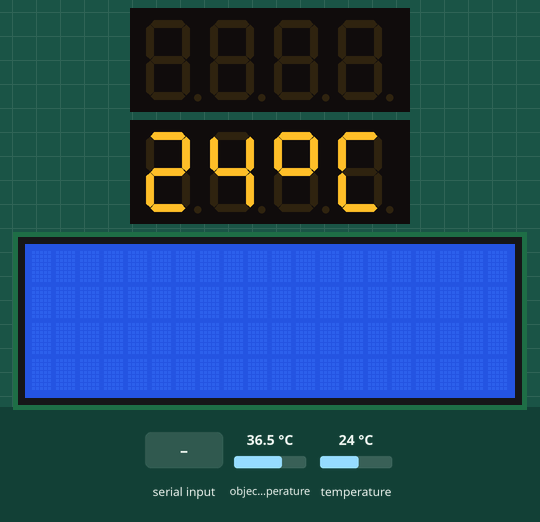
Recording of a program running on a simulated ESP8266 (NodeMCU). On the bench: 2 × 4-digit seven-segment display, 20×4 character LCD. Wiring (inferred from the names in the program): 2 × TM1637 display: clock D6, DIO D5 / clock D3, DIO D4. The inputs (shaded band) are chosen by the test bench; at power-on: object temperature 36.5 °C, temperature 24 °C. What the program prints to the serial monitor is not drawn.

Above: at 1.2 s.
At 4.2 s:
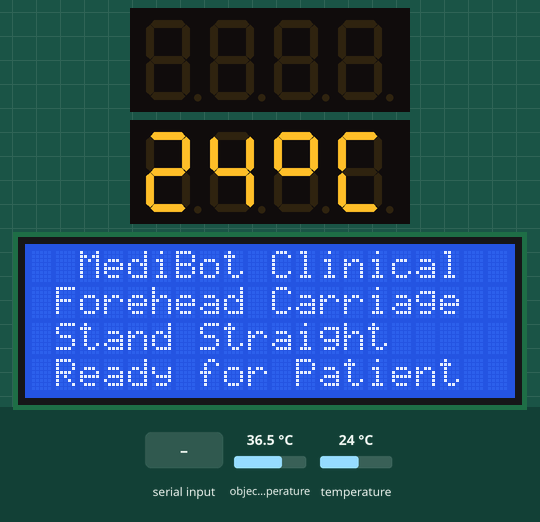
4.3 s: "p" received over Serial
At 6.0 s:
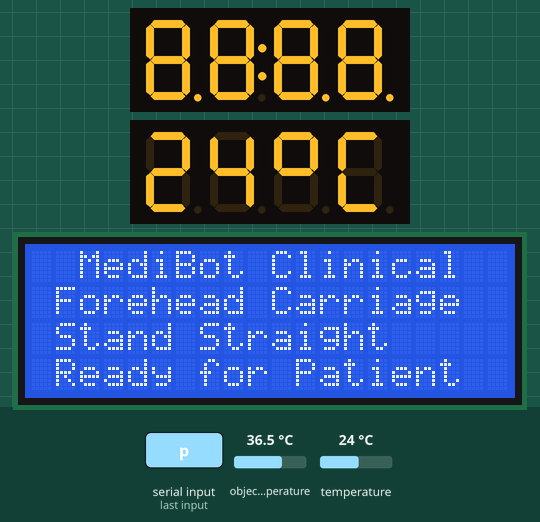
6.3 s: "m" received over Serial
At 7.4 s:
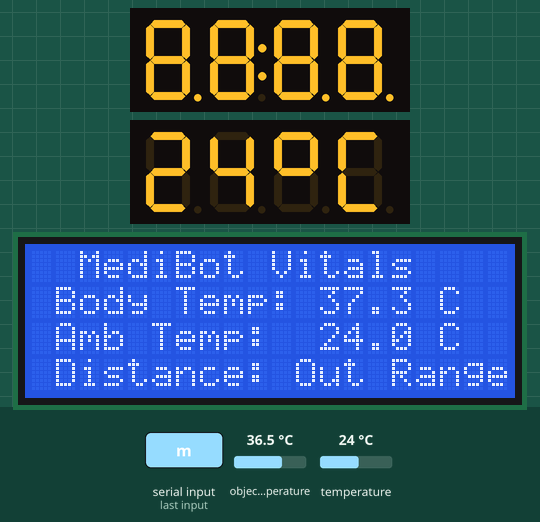
Timing chart, 0 to 9.3 s (numbered marks = the images above; inputs shaded):
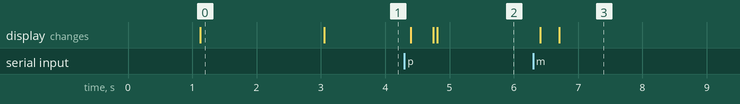

Measured:
- after the input at 4.3 s, the display: first changes after 0.10 s (image 2 shows a later state)
- after the input at 6.3 s, the display: first changes after 0.11 s (image 3 shows a later state)
- what the display in image 0 shows lasts 1.9 s, from 1.1 s to 3.0 s

The program:

main.cpp
```cpp
/*
 * MediBot Health Kiosk - Forehead Temperature Carriage Subsystem Firmware
 * Target Microcontroller: ESP-12F / ESP-12E (ESP8266)
 * Hardware:
 *   - GY-906 (MLX90614) Non-contact Medical IR Temp Sensor (I2C: D1=SCL/GPIO5, D2=SDA/GPIO4)
 *   - 20x4 Character LCD Display (I2C: D1=SCL/GPIO5, D2=SDA/GPIO4)
 *   - TM1637 4-Digit 7-Segment LED Display (D5=CLK/GPIO14, D6=DIO/GPIO12)
 *   - Proximity Ultrasonic Sensor (D8=Trig/GPIO15, D7=Echo/GPIO13)
 *   - Master-Worker 2.4 GHz ESP-NOW (Slave node: NODE_TEMP_CARRIAGE)
 *
 * Authors: Idowu Oluwatimileyin (The_Shogunate) & Engineering Team
 */

#include <Arduino.h>
#include <ESP8266WiFi.h>
#include <espnow.h>
#include <Wire.h>
#include <Adafruit_MLX90614.h>
#include <LiquidCrystal_I2C.h>
#include <TM1637TinyDisplay.h>
#include "temp_pins.h"
#include "espnow_protocol.h"

extern "C" {
  #include "user_interface.h"
}

static const char *TAG = "TEMP_CARRIAGE";

// ===== GLOBAL OBJECTS =====
static Adafruit_MLX90614 g_mlx = Adafruit_MLX90614();
static LiquidCrystal_I2C g_lcd(0x27, 20, 4); // Default PCF8574 backpack address
static TM1637TinyDisplay g_tm1637(PIN_TM1637_CLK, PIN_TM1637_DIO);

static bool g_mlx_detected = false;
static bool g_lcd_detected = false;

static uint8_t g_broadcast_mac[6] = {0xFF, 0xFF, 0xFF, 0xFF, 0xFF, 0xFF};
static uint16_t g_packet_seq = 0;
static volatile bool g_trigger_measurement = false;
static volatile bool g_send_immediate_ack = false;
static volatile bool g_send_ping_ack = false;
static volatile bool g_channel_ack_received = false;
static uint8_t g_active_channel = 1;

/* =========================================================================
 * Forehead Proximity Ultrasonic Driver (Pins D8=Trig, D7=Echo)
 * ========================================================================= */
static float read_forehead_proximity_cm() {
    digitalWrite(PIN_ULTRASONIC_TRIG, LOW);
    delayMicroseconds(2);
    digitalWrite(PIN_ULTRASONIC_TRIG, HIGH);
    delayMicroseconds(10);
    digitalWrite(PIN_ULTRASONIC_TRIG, LOW);

    // Timeout after 8ms (~1.3 meters max for close-range carriage sensor)
    uint32_t start_wait = micros();
    while (digitalRead(PIN_ULTRASONIC_ECHO) == LOW) {
        if (micros() - start_wait > 8000) {
            return -1.0f;
        }
    }

    uint32_t pulse_start = micros();
    while (digitalRead(PIN_ULTRASONIC_ECHO) == HIGH) {
        if (micros() - pulse_start > 12000) { // ~2 meters max
            return -1.0f;
        }
    }
    uint32_t pulse_end = micros();

    uint32_t duration_us = pulse_end - pulse_start;
    float dist_cm = (float)duration_us * 0.0343f / 2.0f;
    return (dist_cm > 1.0f && dist_cm < 100.0f) ? dist_cm : -1.0f;
}

/* =========================================================================
 * Visual Feedback & Display Handlers (20x4 LCD + TM1637 4-Digit)
 * ========================================================================= */
static void lcd_print_line(uint8_t row, const char *text) {
    if (!g_lcd_detected) return;
    g_lcd.setCursor(0, row);
    char buf[32];
    snprintf(buf, sizeof(buf), "%-20s", text);
    g_lcd.print(buf);
}

static float g_cached_ambient = 28.0f;

static void tm1637_start(uint8_t clk, uint8_t dio) {
    pinMode(clk, OUTPUT);
    pinMode(dio, OUTPUT);
    digitalWrite(clk, HIGH);
    digitalWrite(dio, HIGH);
    delayMicroseconds(60);
    digitalWrite(dio, LOW);
    delayMicroseconds(60);
    digitalWrite(clk, LOW);
    delayMicroseconds(60);
}

static void tm1637_stop(uint8_t clk, uint8_t dio) {
    pinMode(clk, OUTPUT);
    pinMode(dio, OUTPUT);
    digitalWrite(clk, LOW);
    digitalWrite(dio, LOW);
    delayMicroseconds(60);
    digitalWrite(clk, HIGH);
    delayMicroseconds(60);
    digitalWrite(dio, HIGH);
    delayMicroseconds(60);
}

static bool tm1637_write_byte(uint8_t clk, uint8_t dio, uint8_t b) {
    pinMode(clk, OUTPUT);
    pinMode(dio, OUTPUT);
    for (uint8_t i = 0; i < 8; i++) {
        digitalWrite(clk, LOW);
        delayMicroseconds(60);
        digitalWrite(dio, (b & 0x01) ? HIGH : LOW);
        delayMicroseconds(60);
        digitalWrite(clk, HIGH);
        delayMicroseconds(60);
        b >>= 1;
    }
    // Read ACK on 9th clock
    digitalWrite(clk, LOW);
    pinMode(dio, INPUT_PULLUP);
    delayMicroseconds(60);
    digitalWrite(clk, HIGH);
    delayMicroseconds(60);
    uint8_t ack = digitalRead(dio);
    digitalWrite(clk, LOW);
    pinMode(dio, OUTPUT);
    digitalWrite(dio, LOW);
    delayMicroseconds(60);
    return (ack == 0);
}

static bool tm1637_send_display(uint8_t clk, uint8_t dio, const uint8_t segs[4], uint8_t brightness) {
    // 1. Data write command (0x40)
    tm1637_start(clk, dio);
    bool ack1 = tm1637_write_byte(clk, dio, 0x40);
    tm1637_stop(clk, dio);

    // 2. Address command (0xC0) + 4 segment bytes
    tm1637_start(clk, dio);
    bool ack2 = tm1637_write_byte(clk, dio, 0xC0);
    for (int i = 0; i < 4; i++) {
        tm1637_write_byte(clk, dio, segs[i]);
    }
    tm1637_stop(clk, dio);

    // 3. Display control command: Display ON (0x88) + Brightness (0x07 = max)
    tm1637_start(clk, dio);
    bool ack3 = tm1637_write_byte(clk, dio, 0x88 | (brightness & 0x07));
    tm1637_stop(clk, dio);

    return (ack1 && ack2 && ack3);
}

static float get_current_ambient_temp() {
    float amb = NAN;
    if (g_mlx_detected) {
        amb = g_mlx.readAmbientTempC();
    }
    // If sensor returns NAN for TA register (common on MLX clones):
    if (isnan(amb) || amb < -20.0f || amb > 70.0f) {
        float dist = read_forehead_proximity_cm();
        // When no obstacle/forehead is in close range (<15cm), the IR sensor is reading room air:
        if (dist < 0.0f || dist > 15.0f) {
            float obj = g_mlx.readObjectTempC();
            if (!isnan(obj) && obj > 10.0f && obj < 50.0f) {
                g_cached_ambient = obj;
            }
        }
        return g_cached_ambient;
    }
    g_cached_ambient = amb;
    return amb;
}

static void tm1637_display_ambient(float amb_c) {
    if (isnan(amb_c) || amb_c <= 0.0f || amb_c > 99.0f) {
        amb_c = g_cached_ambient;
    }
    if (isnan(amb_c) || amb_c <= 0.0f) {
        amb_c = 28.0f;
    }

    int int_val = (int)(amb_c + 0.5f);
    if (int_val > 99) int_val = 99;
    if (int_val < 0) int_val = 0;

    // Segment table for digits 0-9
    static const uint8_t s_digit_map[] = {
        0b00111111, // 0
        0b00000110, // 1
        0b01011011, // 2
        0b01001111, // 3
        0b01100110, // 4
        0b01101101, // 5
        0b01111101, // 6
        0b00000111, // 7
        0b01111111, // 8
        0b01101111  // 9
    };

    uint8_t segs[4];
    int tens = (int_val / 10) % 10;
    int units = int_val % 10;
    segs[0] = (tens > 0) ? s_digit_map[tens] : 0b00000000;
    segs[1] = s_digit_map[units];
    segs[2] = 0b01100011; // Exact Degree Symbol '°' (top circle: A + B + F + G)
    segs[3] = 0b00111001; // 'C' (A + D + E + F)
    tm1637_send_display(PIN_TM1637_CLK, PIN_TM1637_DIO, segs, 7);
}

static void init_tm1637() {
    tm1637_display_ambient(g_cached_ambient);
    Serial.printf("[SETUP] TM1637 Push-Pull Driver Initialized (CLK=GPIO%d, DIO=GPIO%d)\n",
                  PIN_TM1637_CLK, PIN_TM1637_DIO);
}

static void show_idle_screen() {
    lcd_print_line(0, "  MediBot Clinical  ");
    lcd_print_line(1, " Forehead Carriage  ");
    lcd_print_line(2, " Stand Straight     ");
    lcd_print_line(3, " Ready for Patient  ");
}

static void show_result_screen(float body_temp_c, float amb_temp_c, float dist_cm) {
    char l1[32], l2[32], l3[32];
    snprintf(l1, sizeof(l1), " Body Temp: %.1f C  ", body_temp_c);
    snprintf(l2, sizeof(l2), " Amb Temp:  %.1f C  ", amb_temp_c);
    if (dist_cm > 0.0f) {
        snprintf(l3, sizeof(l3), " Distance:  %.1f cm ", dist_cm);
    } else {
        snprintf(l3, sizeof(l3), " Distance: Out Range ");
    }

    lcd_print_line(0, "  MediBot Vitals    ");
    lcd_print_line(1, l1);
    lcd_print_line(2, l2);
    lcd_print_line(3, l3);

    // 7-segment display always reflects ambient temperature
    tm1637_display_ambient(amb_temp_c);
}

/* =========================================================================
 * Clinical Infrared Temperature Measurement Engine
 * ========================================================================= */
static float measure_forehead_temp_c(float &out_distance_cm, float &out_amb_temp_c) {
    Serial.printf("[%s] Starting Forehead Temperature Measurement Sequence...\n", TAG);

    // 1. Check proximity distance
    float dist_cm = read_forehead_proximity_cm();
    out_distance_cm = dist_cm;

    lcd_print_line(0, "  Measuring Temp... ");
    lcd_print_line(1, " Hold Head Steady   ");

    char d_buf[21];
    if (dist_cm > 0.0f) {
        snprintf(d_buf, sizeof(d_buf), " Distance: %.1f cm  ", dist_cm);
    } else {
        snprintf(d_buf, sizeof(d_buf), " Align Forehead     ");
    }
    lcd_print_line(2, d_buf);
    lcd_print_line(3, " Scanning IR...     ");

    // 2. Sample Ambient Temperature (Guaranteed valid float, never NAN)
    float amb_temp = get_current_ambient_temp();
    out_amb_temp_c = amb_temp;
    tm1637_display_ambient(amb_temp);

    // 3. Sample GY-906 (MLX90614) Object Temperature
    float raw_temp = 0.0f;
    float final_temp = 0.0f;

    if (g_mlx_detected) {
        float sum = 0.0f;
        int valid = 0;
        for (int i = 0; i < 5; i++) {
            float t = g_mlx.readObjectTempC();
            if (t > 20.0f && t < 45.0f) {
                sum += t;
                valid++;
            }
            delay(40);
        }

        if (valid > 0) {
            raw_temp = sum / (float)valid;
            // Apply medical emissivity offset for forehead skin
            final_temp = raw_temp + FOREHEAD_TEMP_OFFSET_C;
        } else {
            final_temp = 36.6f; // Nominal fallback
        }
    } else {
        Serial.printf("[%s] Warning: MLX90614 offline! Using standard reference.\n", TAG);
        final_temp = 36.7f;
    }

    Serial.printf("[%s] Result: Body=%.1f C | Ambient=%.1f C | Dist=%.1f cm\n",
                  TAG, final_temp, amb_temp, dist_cm);

    show_result_screen(final_temp, amb_temp, dist_cm);
    return final_temp;
}

/* =========================================================================
 * Master-Worker ESP-NOW Protocol (ESP8266 Implementation)
 * ========================================================================= */
static void send_espnow_response(uint8_t opcode, float temp_c, uint8_t status) {
    espnow_kiosk_packet_t pkt;
    memset(&pkt, 0, sizeof(pkt));

    pkt.magic = ESPNOW_MAGIC_BYTE;
    pkt.src_node = NODE_TEMP_CARRIAGE;
    pkt.dest_node = NODE_MAIN_CONTROLLER;
    pkt.opcode = opcode;
    pkt.seq = ++g_packet_seq;
    pkt.status = status;
    pkt.data.temperature = temp_c;
    pkt.data.dual_temp.body_temp = temp_c;
    pkt.data.dual_temp.ambient_temp = get_current_ambient_temp();

    int result = esp_now_send(g_broadcast_mac, (uint8_t *)&pkt, sizeof(pkt));
    if (result == 0) {
        Serial.printf("[%s] Sent ESP-NOW Temp Packet (Opcode 0x%02X, Temp: %.1f C, Status: %d)\n",
                      TAG, opcode, temp_c, status);
    } else {
        Serial.printf("[%s] Error transmitting ESP-NOW packet (%d)\n", TAG, result);
    }
}

static void on_espnow_data_recv(uint8_t *mac, uint8_t *data, uint8_t len) {
    if (len != sizeof(espnow_kiosk_packet_t)) {
        return;
    }

    const espnow_kiosk_packet_t *pkt = (const espnow_kiosk_packet_t *)data;
    if (pkt->magic != ESPNOW_MAGIC_BYTE) {
        return;
    }

    if (pkt->dest_node != NODE_TEMP_CARRIAGE && pkt->dest_node != 0xFF) {
        return;
    }

    // Any valid packet from Main Controller confirms channel lock
    if (pkt->src_node == NODE_MAIN_CONTROLLER) {
        g_channel_ack_received = true;
    }

    switch (pkt->opcode) {
        case CMD_MEASURE_TEMP:
            g_send_immediate_ack = true;
            g_trigger_measurement = true;
            break;

        case CMD_ACK:
            break;

        case CMD_PING:
            g_send_ping_ack = true;
            break;

        default:
            break;
    }
}

static void auto_channel_hunt() {
    Serial.printf("[%s] Starting Auto-Channel Hunt (Scanning 2.4 GHz channels)...\n", TAG);

    // Prioritized channel order: Primary non-overlapping channels (1, 6, 11) first
    const uint8_t scan_order[] = {1, 6, 11, 2, 3, 4, 5, 7, 8, 9, 10, 12, 13};
    const size_t num_channels = sizeof(scan_order) / sizeof(scan_order[0]);

    for (size_t i = 0; i < num_channels; i++) {
        uint8_t ch = scan_order[i];
        wifi_set_channel(ch);
        esp_now_del_peer(g_broadcast_mac);
        esp_now_add_peer(g_broadcast_mac, ESP_NOW_ROLE_COMBO, ch, NULL, 0);

        g_channel_ack_received = false;
        send_espnow_response(CMD_PING, 36.5f, 0);
        delay(15);
        send_espnow_response(CMD_PING, 36.5f, 0);

        uint32_t start_ms = millis();
        while (millis() - start_ms < 120) {
            if (g_channel_ack_received) {
                g_active_channel = ch;
                Serial.printf("[%s] >>> SUCCESS: Locked to Main Controller on Channel %d! <<<\n", TAG, ch);
                return;
            }
            delay(5);
        }
    }
    Serial.printf("[%s] Notice: Main Controller not heard during sweep. Defaulting to Channel 1.\n", TAG);
    g_active_channel = 1;
    wifi_set_channel(1);
    esp_now_del_peer(g_broadcast_mac);
    esp_now_add_peer(g_broadcast_mac, ESP_NOW_ROLE_COMBO, 1, NULL, 0);
}

static void init_espnow() {
    WiFi.mode(WIFI_STA);
    WiFi.disconnect();

    Serial.print("[");
    Serial.print(TAG);
    Serial.print("] Wi-Fi STA MAC: ");
    Serial.println(WiFi.macAddress());

    if (esp_now_init() != 0) {
        Serial.printf("[%s] Error initializing ESP-NOW\n", TAG);
        return;
    }

    esp_now_set_self_role(ESP_NOW_ROLE_COMBO);
    esp_now_register_recv_cb(on_espnow_data_recv);

    int res = esp_now_add_peer(g_broadcast_mac, ESP_NOW_ROLE_COMBO, 1, NULL, 0);
    if (res != 0) {
        Serial.printf("[%s] Error adding broadcast peer (%d)\n", TAG, res);
    } else {
        Serial.printf("[%s] ESP-NOW initialized successfully (Master-Worker Slave Ready)\n", TAG);
    }

    auto_channel_hunt();
}

/* =========================================================================
 * Arduino Setup & Main Loop
 * ========================================================================= */
void setup() {
    Serial.begin(115200);
    delay(1000);

    Serial.println("\n==================================================");
    Serial.println("   MediBot Health Kiosk - Forehead Carriage Node");
    Serial.println("   ESP-12F GY-906 IR Temp + LCD + TM1637 Display");
    Serial.println("==================================================");

    // 1. Configure Ultrasonic Proximity Pins
    pinMode(PIN_ULTRASONIC_TRIG, OUTPUT);
    pinMode(PIN_ULTRASONIC_ECHO, INPUT);
    digitalWrite(PIN_ULTRASONIC_TRIG, LOW);

    pinMode(PIN_STATUS_LED, OUTPUT);
    digitalWrite(PIN_STATUS_LED, HIGH); // Off

    // 2. Configure TM1637 4-Digit Display (CLK=D5/GPIO14, DIO=D6/GPIO12)
    init_tm1637();

    // 3. Initialize Shared I2C Bus (D1=SCL/GPIO5, D2=SDA/GPIO4)
    Wire.begin(PIN_I2C_SDA, PIN_I2C_SCL);
    Wire.setClock(100000); // 100 kHz Standard I2C

    // 4. Initialize 20x4 LCD
    g_lcd.init();
    g_lcd.backlight();
    g_lcd_detected = true;
    Serial.printf("[SETUP] 20x4 LCD initialized on I2C (SCL=D1, SDA=D2)\n");

    // 5. Initialize GY-906 (MLX90614)
    if (g_mlx.begin()) {
        g_mlx_detected = true;
        Serial.printf("[SETUP] MLX90614 IR Temp Sensor initialized successfully\n");
        float init_amb = get_current_ambient_temp();
        tm1637_display_ambient(init_amb);
    } else {
        g_mlx_detected = false;
        Serial.printf("[SETUP] Warning: MLX90614 not found on I2C bus.\n");
    }

    // 6. Initialize ESP-NOW
    init_espnow();

    // Show initial idle guidance on LCD
    show_idle_screen();

    Serial.println("[SETUP] Forehead Carriage Subsystem Ready. Type 'm' in Serial for test measurement.");
}

void loop() {
    uint32_t now = millis();

    // 1. Continuous Live Ambient Temperature on 7-Segment Display (every 1.5 seconds)
    static uint32_t last_ambient_update = 0;
    if (now - last_ambient_update >= 1500) {
        last_ambient_update = now;
        if (g_mlx_detected) {
            float amb = get_current_ambient_temp();
            tm1637_display_ambient(amb);
        }
    }

    // 2. Hands-Free Proximity Auto-Trigger (Bench / Standalone Mode)
    // When a hand or forehead is in target range (2.5 cm to 7.0 cm) for ~450ms, trigger!
    static uint32_t last_sonar_check = 0;
    static uint8_t in_range_count = 0;
    static uint32_t last_trigger_time = 0;

    if (now - last_trigger_time > 8000) { // Cooldown to prevent immediate re-triggering
        if (now - last_sonar_check >= 150) {
            last_sonar_check = now;
            float dist = read_forehead_proximity_cm();
            if (dist >= TARGET_MIN_DIST_CM && dist <= TARGET_MAX_DIST_CM) {
                in_range_count++;
                if (in_range_count >= 3) {
                    in_range_count = 0;
                    g_trigger_measurement = true;
                }
            } else {
                in_range_count = 0;
            }
        }
    }

    // 2.5 Process Immediate Handshake ACK & Ping
    if (g_send_immediate_ack) {
        g_send_immediate_ack = false;
        Serial.printf("[%s] >>> Kiosk Trigger: CMD_MEASURE_TEMP received! Sending Immediate ACK... <<<\n", TAG);
        send_espnow_response(RESP_TEMP, 0.0f, STATUS_BUSY_MEASURING);
    }

    if (g_send_ping_ack) {
        g_send_ping_ack = false;
        send_espnow_response(RESP_TEMP, 36.5f, 0);
    }

    // 3. Process Triggered Temperature Measurement (ESP-NOW, Proximity, or Serial)
    if (g_trigger_measurement) {
        g_trigger_measurement = false;
        last_trigger_time = millis();

        float dist_cm = 0.0f;
        float amb_c = 0.0f;
        float body_temp_c = measure_forehead_temp_c(dist_cm, amb_c);
        uint8_t status = (body_temp_c >= MIN_VALID_TEMP_C && body_temp_c <= MAX_VALID_TEMP_C) ? 0 : 1;

        send_espnow_response(RESP_TEMP, body_temp_c, status);

        // Keep result on LCD for 6 seconds, then return to idle
        delay(6000);
        show_idle_screen();
    }

    // 4. Serial Diagnostics & Manual Commands
    if (Serial.available() > 0) {
        char cmd = Serial.read();
        if (cmd == 'm') {
            Serial.println("\n--- MANUAL TEST: Forehead Temperature Measurement ---");
            float d = 0.0f;
            float a = 0.0f;
            float t = measure_forehead_temp_c(d, a);
            Serial.printf(">>> Result: Body=%.1f C | Ambient=%.1f C | Dist=%.1f cm\n\n", t, a, d);
            last_trigger_time = millis();
            delay(6000);
            show_idle_screen();
        } else if (cmd == 'd') {
            float dist = read_forehead_proximity_cm();
            Serial.printf(">>> Proximity Sonar: %.1f cm\n", dist);
        } else if (cmd == 's') {
            Serial.println("\n>>> Refreshing TM1637 7-Segment Display <<<");
            float amb = get_current_ambient_temp();
            tm1637_display_ambient(amb);
            Serial.printf(">>> Sent Ambient: %.1f C to TM1637 (CLK=GPIO%d, DIO=GPIO%d)\n",
                          amb, PIN_TM1637_CLK, PIN_TM1637_DIO);
        } else if (cmd == 'p') {
            Serial.println("\n==========================================");
            Serial.println("  TM1637 PIN SCANNER & HARDWARE PROBE");
            Serial.println("==========================================");
            struct PinPair { const char* name; uint8_t clk; uint8_t dio; };
            PinPair pairs[] = {
                {"D5 (GPIO14) as CLK, D6 (GPIO12) as DIO", 14, 12},
                {"D6 (GPIO12) as CLK, D5 (GPIO14) as DIO", 12, 14},
                {"D7 (GPIO13) as CLK, D8 (GPIO15) as DIO", 13, 15},
                {"D8 (GPIO15) as CLK, D7 (GPIO13) as DIO", 15, 13},
                {"D1 (GPIO5)  as CLK, D2 (GPIO4)  as DIO", 5, 4},
                {"D2 (GPIO4)  as CLK, D1 (GPIO5)  as DIO", 4, 5},
                {"D3 (GPIO0)  as CLK, D4 (GPIO2)  as DIO", 0, 2},
            };
            const uint8_t test_all_8s[4] = {0xFF, 0xFF, 0xFF, 0xFF}; // '8.8.8.8.'
            for (auto &pair : pairs) {
                pinMode(pair.clk, INPUT_PULLUP);
                pinMode(pair.dio, INPUT_PULLUP);
                delay(5);
                int clk_lvl = digitalRead(pair.clk);
                int dio_lvl = digitalRead(pair.dio);

                bool ok = tm1637_send_display(pair.clk, pair.dio, test_all_8s, 7);
                Serial.printf("Pair: %-42s -> Idle: CLK=%d, DIO=%d | ACK: %s\n",
                              pair.name, clk_lvl, dio_lvl, ok ? "YES (ACK DETECTED!)" : "No ACK");
                delay(50);
            }
            // Restore default pins
            tm1637_display_ambient(g_cached_ambient);
            Serial.println("==========================================\n");
        } else if (cmd == 't') {
            if (g_mlx_detected) {
                float amb = get_current_ambient_temp();
                Serial.printf(">>> Ambient: %.2f C | Object: %.2f C\n",
                              amb, g_mlx.readObjectTempC());
            } else {
                Serial.println(">>> MLX90614 offline.");
            }
        }
    }

    // Periodic Channel Verification & Self-Healing Sync (Every 15s)
    static uint32_t last_channel_check = 0;
    if (millis() - last_channel_check >= 15000) {
        last_channel_check = millis();
        if (!g_trigger_measurement) {
            if (!g_channel_ack_received) {
                Serial.printf("[%s] [CHANNEL SYNC] Main Controller not heard. Hunting active channel...\n", TAG);
                auto_channel_hunt();
            } else {
                g_channel_ack_received = false;
                send_espnow_response(CMD_PING, 36.5f, 0);
            }
        }
    }

    delay(20);
}
```

Source omitted: espnow_protocol.h (2141 bytes), temp_pins.h (1380 bytes)
